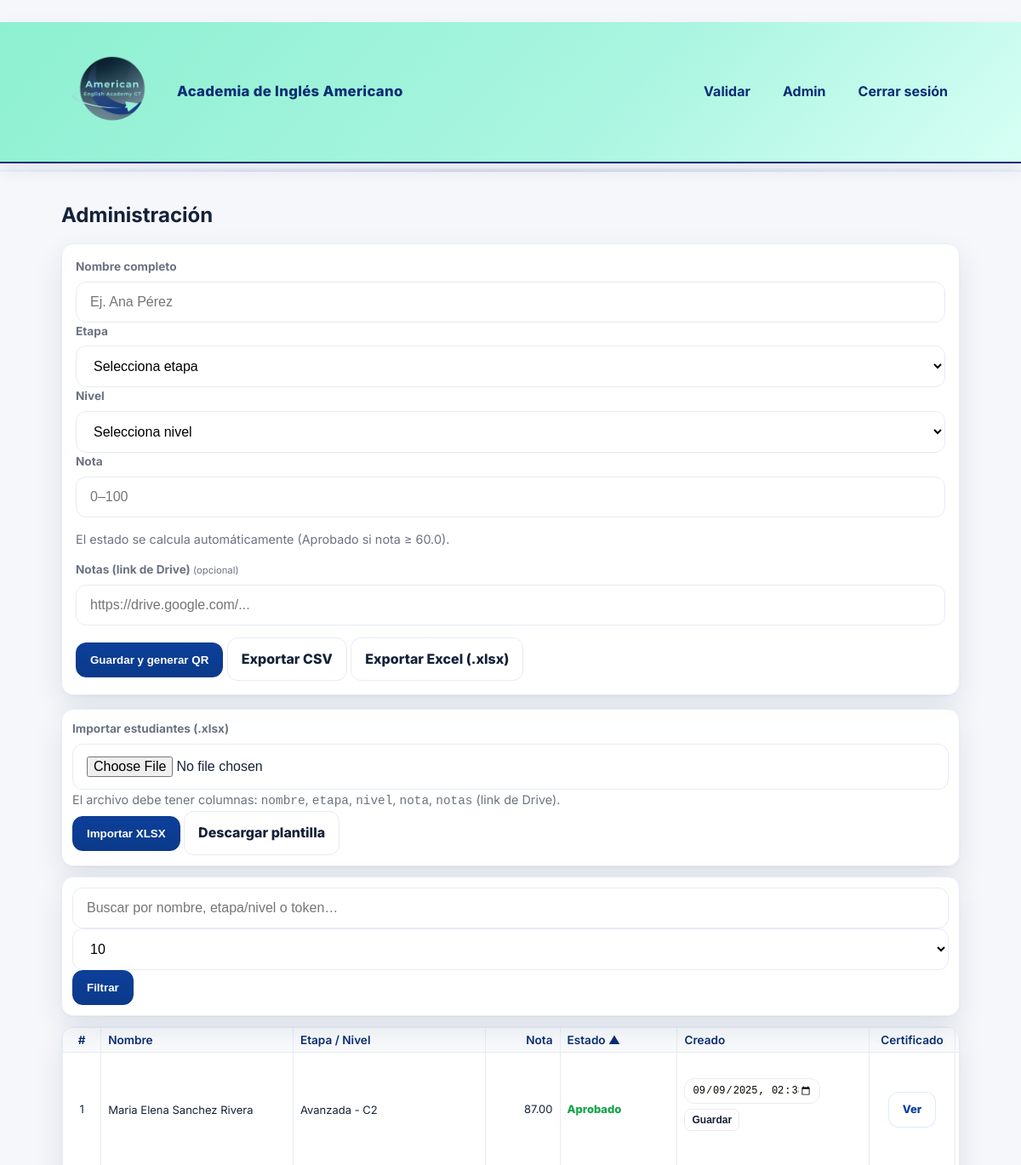
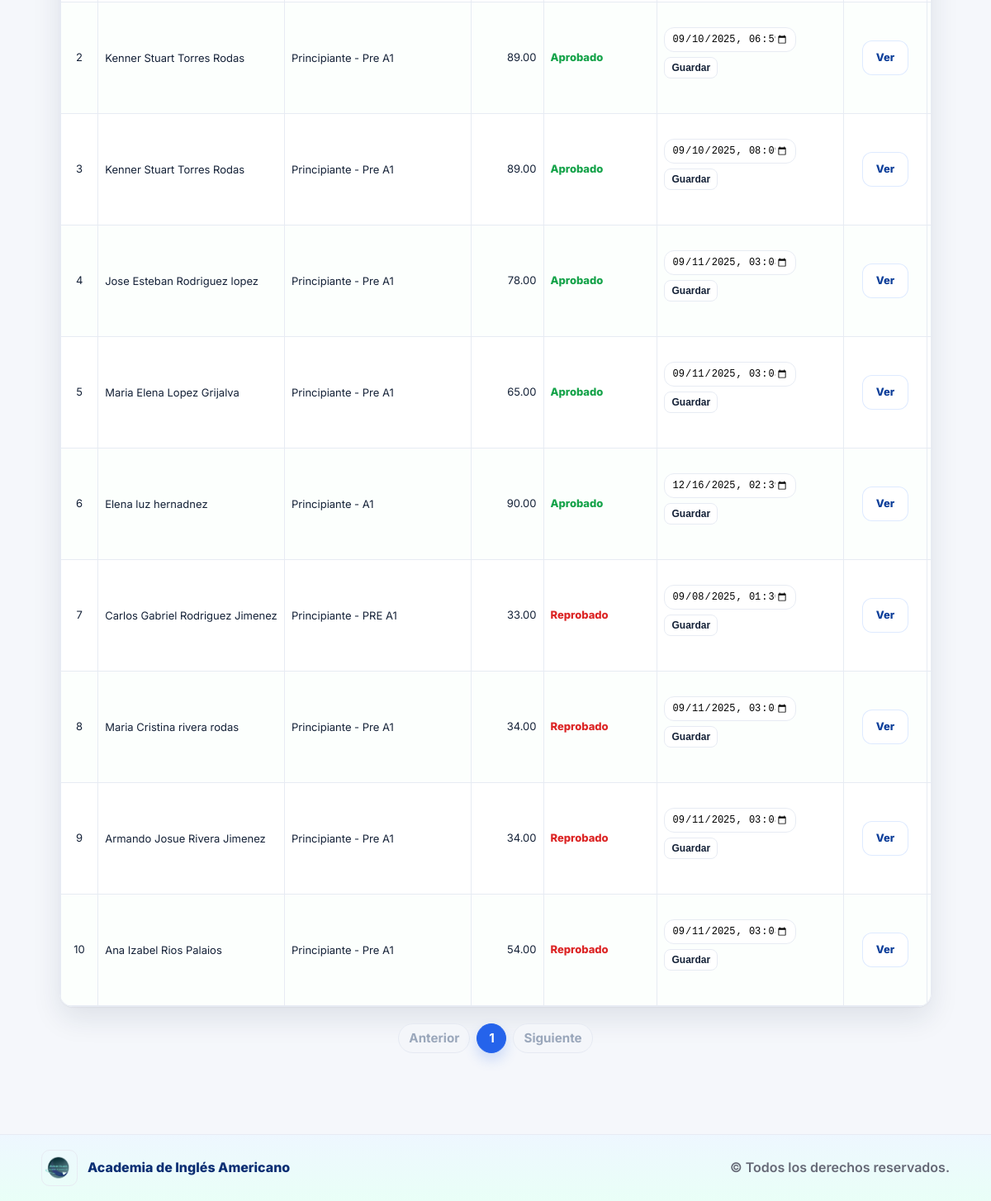
/admin?q=&sort=estado&order=asc&per_page=10&page=1 (signed in), run on the app's committed database (2 pictures, top to bottom).
### tables this page shows
CREATE TABLE estudiantes(
          id INTEGER PRIMARY KEY AUTOINCREMENT,
          token TEXT UNIQUE NOT NULL,
          nombre TEXT NOT NULL,
          curso TEXT NOT NULL,
          nota REAL NOT NULL,
          estado TEXT CHECK(estado IN ('Aprobado','Reprobado')) NOT NULL,
          creado_en TEXT NOT NULL
        , columna TEXT, notas TEXT);

### app.py (the view, shortened to what this page needs)
@app.route("/admin", methods=["GET", "POST"])
@login_required
@role_required("admin", "subadmin")
def admin():
    q        = (request.args.get("q") or "").strip()
    sort     = (request.args.get("sort") or "creado_en").strip()
    order    = (request.args.get("order") or "desc").lower()
    page     = int(request.args.get("page", 1) or 1)
    per_page = int(request.args.get("per_page", 10) or 10)
    allowed_sorts = {"id", "token", "nombre", "curso", "nota", "estado", "creado_en"}
    if sort not in allowed_sorts:
        sort = "creado_en"
    if order not in {"asc", "desc"}:
        order = "desc"
    if per_page not in (10, 25, 50, 100):
        per_page = 10
    if page < 1:
        page = 1
    where = "1=1"
    params = []
    if q:
        q_norm = f"%{strip_accents_py(q).lower()}%"
        where = "(lower(strip_accents(nombre)) LIKE ? OR lower(strip_accents(curso)) LIKE ? OR token LIKE ?)"
        params = [q_norm, q_norm, f"%{q}%"]
    with conn() as cdb:
        total = cdb.execute(f"SELECT COUNT(*) FROM estudiantes WHERE {where}", params).fetchone()[0]
        total_pages = max(1, (total + per_page - 1) // per_page)
        if page > total_pages:
            page = total_pages
        offset = (page - 1) * per_page
        rows = cdb.execute(
            f"SELECT * FROM estudiantes WHERE {where} "
            f"ORDER BY {sort} {order.upper()} LIMIT ? OFFSET ?",
            (*params, per_page, offset),
        ).fetchall()
    listado = [{
        "id": e["id"],
        "token": e["token"],
        "nombre": e["nombre"],
        "curso": e["curso"],
        "nota": e["nota"],
        "estado": e["estado"],
        "creado_en": e["creado_en"],
        "qr_url": f"/static/qrs/{e['token']}.png",
        "cert_url": url_for("ver_cert", token=e["token"], _external=True),
    } for e in rows]
    start_index = (page - 1) * per_page
    pages = list(range(max(1, page - 2), min(total_pages, page + 2) + 1))
    return render_template(
        "admin.html",
        estudiantes=listado,
        q=q,
        sort=sort,
        order=order,
        page=page,
        per_page=per_page,
        total=total,
        total_pages=total_pages,
        pages=pages,
        start_index=start_index,
    )

### app.py (called while the page is built)
def conn():
    c = sqlite3.connect(DB_PATH)
    c.row_factory = sqlite3.Row
    c.create_function("strip_accents", 1, strip_accents_py)
    return c

def _to_datetime_local_str(db_str: str) -> str:
    if not db_str:
        return ""
    try:
        dt = datetime.strptime(db_str, "%Y-%m-%d %H:%M:%S")
        return dt.strftime("%Y-%m-%dT%H:%M")
    except Exception:
        pass
    try:
        dt = datetime.fromisoformat(db_str)
        return dt.strftime("%Y-%m-%dT%H:%M")
    except Exception:
        return ""

def login_required(view):
    @wraps(view)
    def wrapper(*args, **kwargs):
        user = session.get("user")
        if not user:
            return redirect(url_for("login", next=request.path))
        return view(*args, **kwargs)
    return wrapper

def role_required(*roles):
    def decorator(view):
        @wraps(view)
        def wrapper(*args, **kwargs):
            user = session.get("user")
            if not isinstance(user, dict):
                session.clear()
                flash("Sesión inválida. Inicia sesión nuevamente.", "error")
                return redirect(url_for("login"))
            if user.get("rol") not in roles:
                flash("permiso_denegado", "modal")
                return redirect(url_for("admin"))
            return view(*args, **kwargs)
        return wrapper
    return decorator

@app.context_processor
def inject_user():
    return {"current_user": session.get("user"),
            "PASSING_GRADE": PASSING_GRADE,
            "ETAPAS": ETAPAS}

@app.context_processor
def inject_user():
    return {"current_user": session.get("user"),
            "PASSING_GRADE": PASSING_GRADE,
            "ETAPAS": ETAPAS}

### templates/admin.html (shortened to what this page needs)
﻿{% extends "base.html" %}
{% block content %}
<h2 style="margin:10px 0 14px 0;">Administración</h2>
<form class="card form" method="post" style="padding:16px;">
  <div class="grid two">
    <label class="field">
      <span>Nombre completo</span>
      <input name="nombre" placeholder="Ej. Ana Pérez" required />
    </label>
    <label class="field">
      <span>Etapa</span>
      <select name="etapa" id="etapa_new" required>
        <option value="">Selecciona etapa</option>
      </select>
    </label>
    <label class="field">
      <span>Nivel</span>
      <select name="nivel" id="nivel_new" required>
        <option value="">Selecciona nivel</option>
      </select>
    </label>
    <label class="field">
      <span>Nota</span>
      <input name="nota" type="number" step="0.01" min="0" max="100" placeholder="0–100" required />
    </label>
  </div>
  <div class="help">
    El estado se calcula automáticamente (Aprobado si nota ≥ {{ PASSING_GRADE }}).
  </div>
  <div class="field">
    <span>Notas (link de Drive) <small style="color:#6b7280;font-weight:400">(opcional)</small></span>
    <input class="input" type="url" name="notas" placeholder="https://drive.google.com/..." />
  </div>
  <div class="btns">
    <button class="btn btn-primary">Guardar y generar QR</button>
    <a href="{{ url_for('export_csv') }}" class="btn">Exportar CSV</a>
    <a href="{{ url_for('export_xlsx') }}" class="btn">Exportar Excel (.xlsx)</a>
  </div>
</form>
<form class="card" method="post" action="{{ url_for('import_xlsx') }}" enctype="multipart/form-data" style="padding:12px;margin:12px 0;">
  <div class="grid two">
    <div>
      <label class="field">
        <span>Importar estudiantes (.xlsx)</span>
        <input type="file" name="archivo" accept=".xlsx" required>
      </label>
      <small class="help">
        El archivo debe tener columnas: <code>nombre</code>, <code>etapa</code>, <code>nivel</code>, <code>nota</code>, <code>notas</code> (link de Drive).
      </small>
    </div>
    <div style="align-self:end;">
      <button class="btn btn-primary">Importar XLSX</button>
      <a class="btn" href="{{ url_for('download_import_template') }}">Descargar plantilla</a>
    </div>
  </div>
</form>
<form method="get" action="{{ url_for('admin') }}" class="card" style="padding:12px;margin:12px 0;">
  <div class="toolbar">
    <input class="input" name="q" value="{{ q or '' }}" placeholder="Buscar por nombre, etapa/nivel o token…" />
    <select class="input" name="per_page" onchange="this.form.submit()">
      <option value="10"  {{ 'selected' if per_page==10 else '' }}>10</option>
    </select>
    <button class="btn btn-primary">Filtrar</button>
  </div>
</form>
<div class="table-wrap">
  <table class="responsive compact-table">
    <thead>
      {% set inv = 'asc' if order == 'desc' else 'desc' %}
      <tr>
        <th>#</th>
        <th><a href="{{ url_for('admin', q=q, sort='nombre', order=inv if sort=='nombre' else 'asc', per_page=per_page, page=1) }}">Nombre {% if sort=='nombre' %}{{ '▲' if order=='asc' else '▼' }}{% endif %}</a></th>
        <th><a href="{{ url_for('admin', q=q, sort='curso', order=inv if sort=='curso' else 'asc', per_page=per_page, page=1) }}">Etapa / Nivel {% if sort=='curso' %}{{ '▲' if order=='asc' else '▼' }}{% endif %}</a></th>
        <th><a href="{{ url_for('admin', q=q, sort='nota', order=inv if sort=='nota' else 'asc', per_page=per_page, page=1) }}">Nota {% if sort=='nota' %}{{ '▲' if order=='asc' else '▼' }}{% endif %}</a></th>
        <th><a href="{{ url_for('admin', q=q, sort='estado', order=inv if sort=='estado' else 'asc', per_page=per_page, page=1) }}">Estado {% if sort=='estado' %}{{ '▲' if order=='asc' else '▼' }}{% endif %}</a></th>
        <th><a href="{{ url_for('admin', q=q, sort='creado_en', order=inv if sort=='creado_en' else 'desc', per_page=per_page, page=1) }}">Creado {% if sort=='creado_en' %}{{ '▲' if order=='asc' else '▼' }}{% endif %}</a></th>
        <th>Certificado</th>
        <th>Acciones</th>
      </tr>
    </thead>
    <tbody>
      {% for e in estudiantes %}
      <tr>
        <td class="text-muted">{{ (page - 1) * per_page + loop.index }}</td>
        <td data-th="Nombre">{{ e.nombre }}</td>
        <td data-th="Etapa / Nivel">{{ e.curso }}</td>
        <td data-th="Nota">{{ '%.2f'|format(e.nota) }}</td>
        <td data-th="Estado" class="{{ 'ok' if e.estado=='Aprobado' else 'bad' }}">{{ e.estado }}</td>
        <td data-th="Creado">
          <form method="post" action="{{ url_for('update_fecha', id=e.id) }}" class="inline-date-form">
            <input type="datetime-local" name="creado_en" value="{{ e.creado_en|dtlocal }}" class="input">
            <button class="btn btn-sm">Guardar</button>
          </form>
        </td>
        <td data-th="Certificado"><a class="btn btn-outline" href="{{ e.cert_url }}" target="_blank">Ver</a></td>
        <td data-th="Acciones">
        </td>
      </tr>
      {% else %}
      <tr><td colspan="9" style="text-align:center;">Sin registros</td></tr>
      {% endfor %}
    </tbody>
  </table>
</div>
<nav>
  <ul class="pagination">
    <li class="page-item {{ 'disabled' if page<=1 }}">
      <a class="page-link" href="{{ url_for('admin', q=q, sort=sort, order=order, page=page-1, per_page=per_page) }}">Anterior</a>
    </li>
    {% for p in pages %}
    <li class="page-item {{ 'active' if p==page }}">
      <a class="page-link" href="{{ url_for('admin', q=q, sort=sort, order=order, page=p, per_page=per_page) }}">{{ p }}</a>
    </li>
    {% endfor %}
    <li class="page-item {{ 'disabled' if page>=total_pages }}">
      <a class="page-link" href="{{ url_for('admin', q=q, sort=sort, order=order, page=page+1, per_page=per_page) }}">Siguiente</a>
    </li>
  </ul>
</nav>
{% endblock %}

### data on the page
estudiantes: index "1", nombre "Maria Elena Sanchez Rivera", curso "Avanzada - C2", nota "87.00", estado "Aprobado", creado_en "09/09/2025 14:38"
estudiantes: index "2", nombre "Kenner Stuart Torres Rodas", curso "Principiante - Pre A1", nota "89.00", estado "Aprobado", creado_en "09/10/2025 18:59"
estudiantes: index "3", nombre "Kenner Stuart Torres Rodas", curso "Principiante - Pre A1", nota "89.00", estado "Aprobado", creado_en "09/10/2025 20:09"
estudiantes: index "4", nombre "Jose Esteban Rodriguez lopez", curso "Principiante - Pre A1", nota "78.00", estado "Aprobado", creado_en "09/11/2025 15:03"
estudiantes: index "5", nombre "Maria Elena Lopez Grijalva", curso "Principiante - Pre A1", nota "65.00", estado "Aprobado", creado_en "09/11/2025 15:03"
estudiantes: index "6", nombre "Elena luz hernadnez", curso "Principiante - A1", nota "90.00", estado "Aprobado", creado_en "12/16/2025 14:39"
estudiantes: index "7", nombre "Carlos Gabriel Rodriguez Jimenez", curso "Principiante - PRE A1", nota "33.00", estado "Reprobado", creado_en "09/08/2025 13:36"
estudiantes: index "8", nombre "Maria Cristina rivera rodas", curso "Principiante - Pre A1", nota "34.00", estado "Reprobado", creado_en "09/11/2025 15:03"
estudiantes: index "9", nombre "Armando Josue Rivera Jimenez", curso "Principiante - Pre A1", nota "34.00", estado "Reprobado", creado_en "09/11/2025 15:03"
estudiantes: index "10", nombre "Ana Izabel Rios Palaios", curso "Principiante - Pre A1", nota "54.00", estado "Reprobado", creado_en "09/11/2025 15:03"

### other printed values
{{ PASSING_GRADE }} "60.0"
{{ '▲' if order=='asc' else '▼' }} "▲"
{{ p }} "1"
